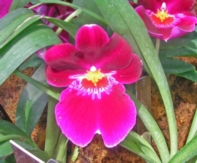
#> input picture A2/orchid.jpg, 197 x 163 px
$ python paintrend.py   (Python 2 division)   (older library calls are emulated)
#> lines starting #> are read from the running program, lines starting #| are printed output that depends on the picture
#> further down, imRGB is the input picture: shape (163, 197, 3); mean R, G, B 154.8, 100.2, 110.4
### A2/canny.py
'''
Module for Canny edge detection
Requirements: 1.scipy.(numpy is also mandatory, but it is assumed to be
                      installed with scipy)
              2. Python Image Library (only for viewing the final image.)
Author: Vishwanath
contact: vishwa.hyd@gmail.com
'''
try:
    import Image
except ImportError:
    print 'PIL not found. You cannot view the image'
import os

from scipy import *
from scipy.ndimage import *
from scipy.signal import convolve2d as conv
import numpy as np

def canny(im, sigma, thresHigh = 50,thresLow = 10):
    '''
        Takes an input image in the range [0, 1] and generate a gradient image
        with edges marked by 1 pixels.
    '''
    imin = im.copy() * 255.0

    # Create the gauss kernel for blurring the input image
    # It will be convolved with the image
    # wsize should be an odd number
    wsize = 5
    gausskernel = gaussFilter(sigma, window = wsize)
    # fx is the filter for vertical gradient
    # fy is the filter for horizontal gradient
    # Please not the vertical direction is positive X

    fx = createFilter([0,  1, 0,
                       0,  0, 0,
                       0, -1, 0])
    fy = createFilter([ 0, 0, 0,
                       -1, 0, 1,
                        0, 0, 0])

    imout = conv(imin, gausskernel, 'valid')
    # print "imout:", imout.shape
    gradxx = conv(imout, fx, 'valid')
    gradyy = conv(imout, fy, 'valid')

    gradx = np.zeros(im.shape)
    grady = np.zeros(im.shape)
    padx = (imin.shape[0] - gradxx.shape[0]) / 2.0
    pady = (imin.shape[1] - gradxx.shape[1]) / 2.0
    gradx[padx:-padx, pady:-pady] = gradxx
    grady[padx:-padx, pady:-pady] = gradyy

    # Net gradient is the square root of sum of square of the horizontal
    # and vertical gradients

    grad = hypot(gradx, grady)
    theta = arctan2(grady, gradx)
    theta = 180 + (180 / pi) * theta
    # Only significant magnitudes are considered. All others are removed
    xx, yy = where(grad < 10)
    theta[xx, yy] = 0
    grad[xx, yy] = 0

    # The angles are quantized. This is the first step in non-maximum
    # supression. Since, any pixel will have only 4 approach directions.
    x0,y0 = where(((theta<22.5)+(theta>157.5)*(theta<202.5)
                   +(theta>337.5)) == True)
    x45,y45 = where( ((theta>22.5)*(theta<67.5)
                      +(theta>202.5)*(theta<247.5)) == True)
    x90,y90 = where( ((theta>67.5)*(theta<112.5)
                      +(theta>247.5)*(theta<292.5)) == True)
    x135,y135 = where( ((theta>112.5)*(theta<157.5)
                        +(theta>292.5)*(theta<337.5)) == True)

    theta = theta
    Image.fromarray(theta).convert('L').save('Angle map.jpg')
    theta[x0,y0] = 0
    theta[x45,y45] = 45
    theta[x90,y90] = 90
    theta[x135,y135] = 135
    x,y = theta.shape
    temp = Image.new('RGB',(y,x),(255,255,255))
    for i in range(x):
        for j in range(y):
            if theta[i,j] == 0:
                temp.putpixel((j,i),(0,0,255))
            elif theta[i,j] == 45:
                temp.putpixel((j,i),(255,0,0))
            elif theta[i,j] == 90:
                temp.putpixel((j,i),(255,255,0))
            elif theta[i,j] == 45:
                temp.putpixel((j,i),(0,255,0))
    retgrad = grad.copy()
    x,y = retgrad.shape

    for i in range(x):
        for j in range(y):
            if theta[i,j] == 0:
                test = nms_check(grad,i,j,1,0,-1,0)
                if not test:
                    retgrad[i,j] = 0

            elif theta[i,j] == 45:
                test = nms_check(grad,i,j,1,-1,-1,1)
                if not test:
                    retgrad[i,j] = 0

            elif theta[i,j] == 90:
                test = nms_check(grad,i,j,0,1,0,-1)
                if not test:
                    retgrad[i,j] = 0
            elif theta[i,j] == 135:
                test = nms_check(grad,i,j,1,1,-1,-1)
                if not test:
                    retgrad[i,j] = 0

    init_point = stop(retgrad, thresHigh)
    # Hysteresis tracking. Since we know that significant edges are
    # continuous contours, we will exploit the same.
    # thresHigh is used to track the starting point of edges and
    # thresLow is used to track the whole edge till end of the edge.

    while (init_point != -1):
        #Image.fromarray(retgrad).show()
        # print 'next segment at',init_point
        retgrad[init_point[0],init_point[1]] = -1
        p2 = init_point
        p1 = init_point
        p0 = init_point
        p0 = nextNbd(retgrad,p0,p1,p2,thresLow)

        while (p0 != -1):
            #print p0
            p2 = p1
            p1 = p0
            retgrad[p0[0],p0[1]] = -1
            p0 = nextNbd(retgrad,p0,p1,p2,thresLow)

        init_point = stop(retgrad,thresHigh)

    # Finally, convert the image into a binary image
    x,y = where(retgrad == -1)
    retgrad[:,:] = 0
    retgrad[x,y] = 1.0
    return retgrad

# [10 lines left out: function createFilter, not called in this run]

def gaussFilter(sigma, window = 3):
    '''
        This method is used to create a gaussian kernel to be used
        for the blurring purpose. inputs are sigma and the window size
    '''
    kernel = zeros((window,window))
    c0 = window // 2

    for x in range(window):
        for y in range(window):
            r = hypot((x-c0),(y-c0))
            val = (1.0/2*pi*sigma*sigma)*exp(-(r*r)/(2*sigma*sigma))
            kernel[x,y] = val
    return kernel / kernel.sum()

# [52 lines left out: functions nms_check, stop, nextNbd, not called in this run]

### A2/paintrend.py
import os

###########################################################################
## Handout painting code.
###########################################################################
from PIL import Image
from pylab import *
import numpy as np
import matplotlib.pyplot as plt
import matplotlib.cbook as cbook
import random
import time
import matplotlib.image as mpimg
import scipy as sci
import scipy.misc
from scipy.signal import convolve2d as conv
import canny as can

np.set_printoptions(threshold = np.nan)

# [104 lines left out: functions colorImSave, markStroke, paintStroke, not called in this run]

# Convert image to monochrome using Litwinowicz's suggested intensity
def convert_monochrome(img):
    r, g, b = img[:,:,0], img[:,:,1], img[:,:,2]
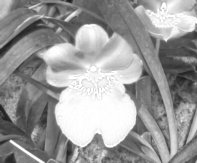
#> r: shape (163, 197); min 24, max 255, mean 154.8
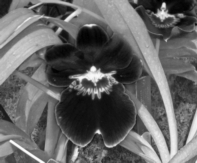
#> g: shape (163, 197); min 0, max 254, mean 100.2
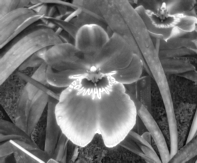
#> b: shape (163, 197); min 6, max 255, mean 110.4
    monochrome = 0.30*r + 0.59*g + 0.11*b
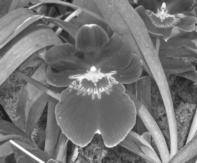
#> monochrome: shape (163, 197) float64; min 19.88, max 253.9, mean 117.7

    return monochrome

# Get the matrix of theta values corresponding to the gradient
# [121 lines left out: functions get_theta, getEndpoints, random_colour, random_theta, not called in this run]


if __name__ == "__main__":
    # Read image and convert it to double, and scale each R,G,B
    # channel to range [0,1].
    imRGB = array(Image.open('orchid.jpg'))

    # Get monochrome image
    mono_im = convert_monochrome(imRGB)
    canny_im = can.canny(mono_im, 2.0, 7500, 2000)
#> (the run stopped early here; a loop or call above may not have finished)
